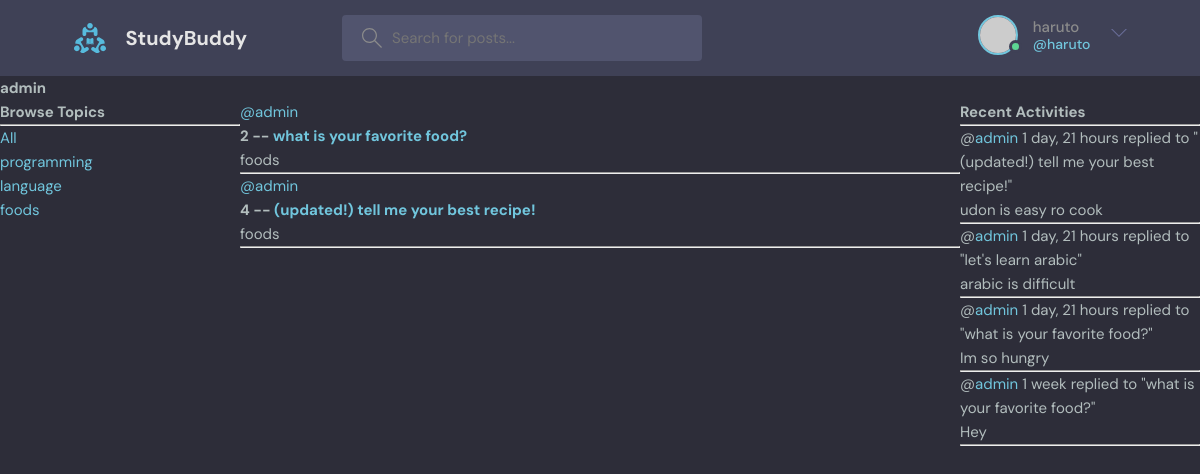
Page /profile/1 (signed in) on the committed database.
### base/models.py (models this page shows, shortened)
class Topic(models.Model):
    name = models.CharField(max_length=100)

class Room(models.Model):
    host = models.ForeignKey(User, on_delete=models.SET_NULL, null=True)
    topic = models.ForeignKey(Topic, on_delete=models.SET_NULL, null=True)
    name = models.CharField(max_length=100)
    description = models.TextField(null=True, blank=True)
    participants = models.ManyToManyField(User, related_name='participants', blank=True)
    updated = models.DateTimeField(auto_now=True)
    created = models.DateTimeField(auto_now_add=True)
    class Meta:
        ordering = ['-updated', '-created'] # descending order
    def __str__(self):
        return self.name

class Message(models.Model):
    user = models.ForeignKey(User, on_delete=models.CASCADE)  # one-to-many relationship
    room = models.ForeignKey(Room, on_delete=models.CASCADE)  # one-to-many relationship
    body = models.TextField()
    updated = models.DateTimeField(auto_now=True)
    created = models.DateTimeField(auto_now_add=True)
    class Meta:
        ordering = ['-updated', '-created'] # descending order
    def __str__(self):
        return self.body[0:50]  # returns only first 50 characters

### base/views.py (the view)
# urls.py: path('profile/<str:pk>', views.user_profile, name='user-profile'),
def user_profile(request, pk):
    user = User.objects.get(id=pk)
    rooms = user.room_set.all()
    room_messages = user.message_set.all()
    topics = Topic.objects.all()
    context = {'user': user, 'rooms': rooms, 'room_messages': room_messages, 'topics': topics}
    return render(request, 'base/profile.html', context)

### base/templates/base/profile.html (shortened to what this page needs)
{% extends 'main.html' %}
{% block content %}
    <h1>{{user.username}}</h1>
    <div class="profile-container">
        <div>
            {% include 'base/topics_component.html' %}
        </div>
        <div>
            {% include 'base/feed_component.html' %}
        </div>
        <div>
            {% include 'base/activity_component.html' %}
        </div>
    </div>
{% endblock content %}

### templates/navbar.html (shortened to what this page needs)
{% load static %}
<header class="header header--loggedIn">
    <div class="container">
      <a href="{% url 'home' %}" class="header__logo">
        <img src="{% static 'images/logo.svg' %}" />
        <h1>StudyBuddy</h1>
      </a>
      <form class="header__search" method="GET" action="{% url 'home' %}">
        <label>
          <input  name="q" placeholder="Search for posts..." />
        </label>
      </form>
      <nav class="header__menu">
        {% if request.user.is_authenticated %}
        <div class="header__user">
          <a href="profile.html">
            <div class="avatar avatar--medium active">
              <img src="https://randomuser.me/api/portraits/men/37.jpg" />
            </div>
            <p>{{request.user.username}} <span>@{{request.user.username}}</span></p>
          </a>
          <button class="dropdown-button">
            <svg version="1.1" xmlns="http://www.w3.org/2000/svg" width="32" height="32" viewBox="0 0 32 32">
              <title>chevron-down</title>
              <path d="M16 21l-13-13h-3l16 16 16-16h-3l-13 13z"></path>
            </svg>
          </button>
        </div>
        {% else %}
        <a href="{% url 'login' %}">
          <img src="{% static 'images/avatar.svg' %}" />
          <p>Login</p>
        </a>
        {% endif %}
      </nav>
    </div>
  </header>

### base/templates/base/topics_component.html
<h3>Browse Topics</h3>
<hr>
<div>
    <a href="{% url 'home' %}">All</a>
</div>
{% for topic in topics %}
    <div>
        <a href="{% url 'home' %}?q={{topic.name}}">{{topic.name}}</a>
    </div>
{% endfor %}

### base/templates/base/feed_component.html (shortened to what this page needs)
{% for room in rooms %}
<div>
    <a href="{% url 'user-profile' room.host.id %}">@{{room.host.username}}</a>
    <h5>
        {{room.id}} -- <a href="{% url 'room' room.id %}">{{room.name}}</a>
    </h5>
    <small>{{room.topic.name}}</small>
    <hr>
</div>
{% endfor %}

### base/templates/base/activity_component.html (shortened to what this page needs)
<h3>Recent Activities</h3>
<hr>
{% for message in room_messages %}
    <div>
        <small>@<a href="{% url 'user-profile' message.user.id %}">{{message.user}}</a> {{message.created | timesince}}</small>
        <small>replied to "{{message.room}}"</small>
        <p>{{message}}</p>
        <hr>
    </div>
{% endfor %}

### static/styles/style.css (style rules this page uses)
:root { --color-main: #71c6dd; --color-main-light: #e1f6fb; --color-dark: #3f4156; --color-dark-medium: #51546e; --color-dark-light: #696d97; --color-light: #e5e5e5; --color-gray: #8b8b8b; --color-light-gray: #b2bdbd; --color-bg: #2d2d39; --color-success: #5dd693; --color-error: #fc4b0b; }
* { font-family: "DM Sans", -apple-system, BlinkMacSystemFont, "Segoe UI", Roboto, Oxygen, Ubuntu, Cantarell, "Open Sans", "Helvetica Neue", sans-serif; margin: 0; padding: 0; box-sizing: border-box; text-rendering: optimizeLegibility; font-size: inherit; }
html { font-size: 56.25%; }
@media only screen and (min-width: 1200px) { html { font-size: 62.5%; } }
body { line-height: 1.6; font-weight: 400; font-size: 1.5rem; color: var(--color-light-gray); background-color: var(--color-bg); min-height: 100vh; }
img { width: 100%; }
a { display: inline-block; color: var(--color-main); text-decoration: none; }
.container { max-width: 120rem; width: 90%; margin: auto; }
.avatar { position: relative; display: inline-block; border-radius: 50%; border: 2px solid var(--color-main); }
.avatar img { display: block; border-radius: 50%; object-fit: cover; object-position: center; }
.avatar::after { content: ""; display: block; position: absolute; background-color: var(--color-gray); z-index: 111; border-radius: 50%; border: 0.3rem solid var(--color-dark); }
.avatar.active::after { background-color: var(--color-success); }
.avatar.avatar--medium img { width: 3.6rem; height: 3.6rem; border-radius: 50%; }
.avatar.avatar--medium:after { width: 0.7rem; height: 0.7rem; bottom: 0px; right: -6px; }
.header { padding: 1.5rem; background-color: var(--color-dark); }
.header > .container { display: flex; gap: 9.5rem; }
.header__logo, .header__user { display: flex; gap: 2rem; align-items: center; }
.header__logo > img { height: 3.2rem; width: 3.2rem; }
.header__logo > h1 { font-weight: 700; font-size: 2rem; color: var(--color-light); }
.header__search > label { background-color: var(--color-dark-medium); padding: 1.3rem 1rem; display: flex; align-items: center; gap: 1rem; border-radius: 4px; }
.header__search svg { fill: var(--color-gray); width: 2rem; height: 2rem; margin-left: 1rem; }
.header__search input { width: 30rem; background: transparent; border: none; outline: none; color: var(--color-light); }
.header__menu { margin-left: auto; position: relative; }
.header__menu a { display: flex; gap: 1.5rem; align-items: center; font-weight: 500; text-decoration: none; color: var(--color-gray); }
.header__menu img { height: 3.6rem; }
.header__menu p { line-height: 1.2; }
.header__menu span { color: var(--color-main); font-weight: 500; font-size: 1.4rem; display: block; }
.header__menu svg { width: 1.6rem; height: 1.6rem; fill: var(--color-dark-light); }
.dropdown-button { background: transparent; border: 0; outline: 0; cursor: pointer; }

### base/templates/base/profile.html (style rules this page uses)
.profile-container { display: grid; grid-template-columns: 1fr 3fr 1fr; }

### rows in the picture
Topic: name "programming"
Topic: name "language"
Topic: name "foods"
Room: host.username "admin", id "2", name "what is your favorite food?", topic.name "foods"
Room: host.username "admin", id "4", name "(updated!) tell me your best recipe!", topic.name "foods"
Message: user "admin", created "1 day, 21 hours", room "(updated!) tell me your best recipe!", body "udon is easy ro cook"
Message: user "admin", created "1 day, 21 hours", room "let's learn arabic", body "arabic is difficult"
Message: user "admin", created "1 day, 21 hours", room "what is your favorite food?", body "Im so hungry"
Message: user "admin", created "1 week", room "what is your favorite food?", body "Hey"

### other values in the picture
{{ request.user.username }} "haruto"
{{ user.username }} "admin"
